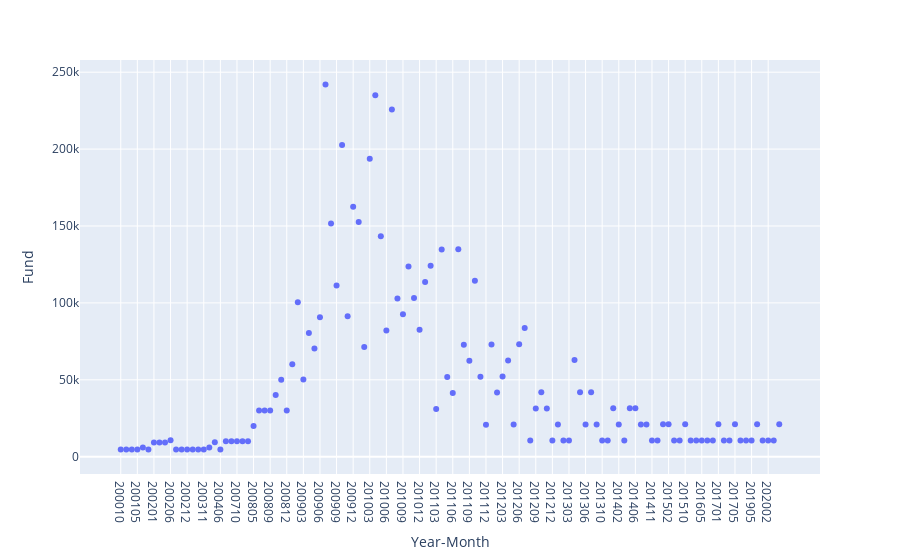

Source (notebook cell):
### Code cell
DateFund = df.groupby('Year-Month').sum()
px.scatter(data_frame = DateFund, x=DateFund.index, y='Fund')
